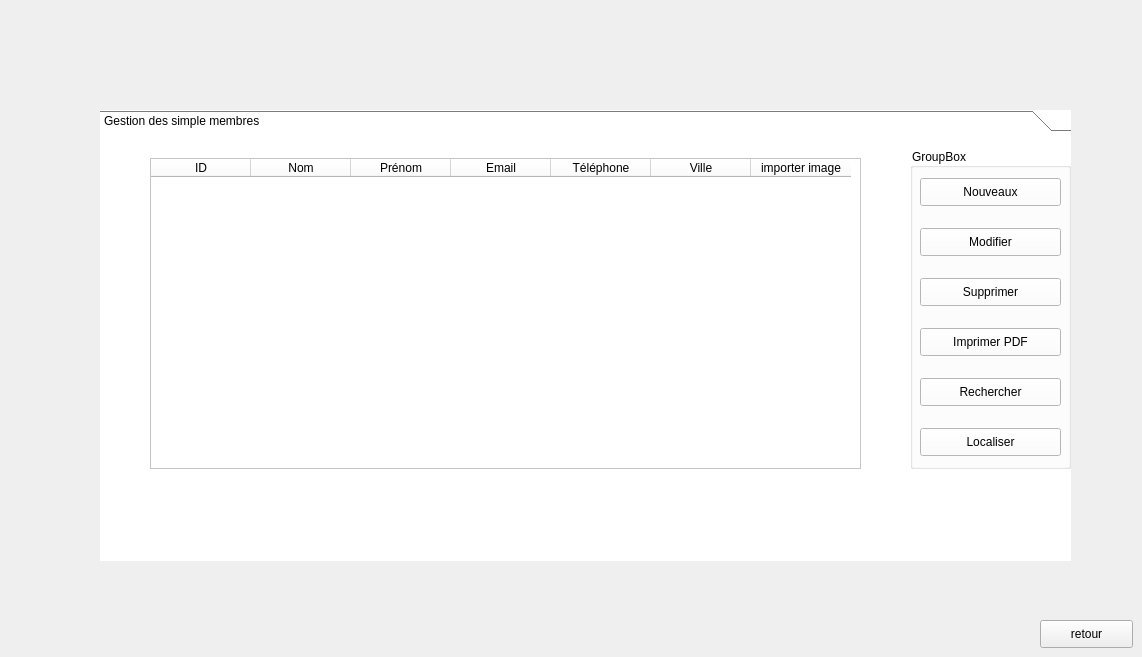
    <widget class="QWidget" name="simplemembre">
     <widget class="QToolBox" name="toolBox_5">
      <property name="geometry">
       <rect>
        <x>100</x>
        <y>110</y>
        <width>971</width>
        <height>451</height>
       </rect>
      </property>
      <property name="styleSheet">
       <string notr="true">background-color: rgb(255, 255, 255);</string>
      </property>
      <property name="currentIndex">
       <number>0</number>
      </property>
      <widget class="QWidget" name="page_11">
       <property name="geometry">
        <rect>
         <x>0</x>
         <y>0</y>
         <width>971</width>
         <height>421</height>
        </rect>
       </property>
       <attribute name="icon">
        <iconset>
         <normaloff>../Downloads/icons8-fournisseur-100.png</normaloff>../Downloads/icons8-fournisseur-100.png</iconset>
       </attribute>
       <attribute name="label">
        <string>Gestion des simple membres</string>
       </attribute>
       <widget class="QTableWidget" name="tableWidget_8">
        <property name="geometry">
         <rect>
          <x>50</x>
          <y>20</y>
          <width>711</width>
          <height>311</height>
         </rect>
        </property>
        <property name="styleSheet">
         <string notr="true">background-color: rgb(255, 255, 255);</string>
        </property>
        <column>
         <property name="text">
          <string>ID</string>
         </property>
        </column>
        <column>
         <property name="text">
          <string>Nom</string>
         </property>
        </column>
        <column>
         <property name="text">
          <string>Prénom</string>
         </property>
        </column>
        <column>
         <property name="text">
          <string>Email</string>
         </property>
        </column>
        <column>
         <property name="text">
          <string>Téléphone</string>
         </property>
        </column>
        <column>
         <property name="text">
          <string>Ville</string>
         </property>
        </column>
        <column>
         <property name="text">
          <string>importer image</string>
         </property>
        </column>
       </widget>
       <widget class="QGroupBox" name="groupBox_8">
        <property name="geometry">
         <rect>
          <x>810</x>
          <y>10</y>
          <width>161</width>
          <height>321</height>
         </rect>
        </property>
        <property name="title">
         <string>GroupBox</string>
        </property>
        <widget class="QPushButton" name="pushButton_31">
         <property name="geometry">
          <rect>
           <x>10</x>
           <y>30</y>
           <width>141</width>
           <height>28</height>
          </rect>
         </property>
         <property name="text">
          <string>Nouveaux</string>
         </property>
         <property name="icon">
          <iconset>
           <normaloff>../Downloads/icons8-add-user-male-100.png</normaloff>../Downloads/icons8-add-user-male-100.png</iconset>
         </property>
        </widget>
        <widget class="QPushButton" name="pushButton_32">
         <property name="geometry">
          <rect>
           <x>10</x>
           <y>80</y>
           <width>141</width>
           <height>28</height>
          </rect>
         </property>
         <property name="text">
          <string>Modifier</string>
         </property>
         <property name="icon">
          <iconset>
           <normaloff>../Downloads/icons8-registration-100.png</normaloff>../Downloads/icons8-registration-100.png</iconset>
         </property>
        </widget>
        <widget class="QPushButton" name="pushButton_33">
         <property name="geometry">
          <rect>
           <x>10</x>
           <y>130</y>
           <width>141</width>
           <height>28</height>
          </rect>
         </property>
         <property name="text">
          <string>Supprimer</string>
         </property>
         <property name="icon">
          <iconset>
           <normaloff>../Downloads/icons8-denied-100.png</normaloff>../Downloads/icons8-denied-100.png</iconset>
         </property>
        </widget>
        <widget class="QPushButton" name="pushButton_34">
         <property name="geometry">
          <rect>
           <x>10</x>
           <y>180</y>
           <width>141</width>
           <height>28</height>
          </rect>
         </property>
         <property name="text">
          <string>Imprimer PDF</string>
         </property>
         <property name="icon">
          <iconset>
           <normaloff>../Downloads/icons8-print-100.png</normaloff>../Downloads/icons8-print-100.png</iconset>
         </property>
        </widget>
        <widget class="QPushButton" name="pushButton_35">
         <property name="geometry">
          <rect>
           <x>10</x>
           <y>230</y>
           <width>141</width>
           <height>28</height>
          </rect>
         </property>
         <property name="text">
          <string>Rechercher</string>
         </property>
         <property name="icon">
          <iconset>
           <normaloff>../Downloads/icons8-search-100.png</normaloff>../Downloads/icons8-search-100.png</iconset>
         </property>
        </widget>
        <widget class="QPushButton" name="pushButton_36">
         <property name="geometry">
          <rect>
           <x>10</x>
           <y>280</y>
           <width>141</width>
           <height>28</height>
          </rect>
         </property>
         <property name="text">
          <string>Localiser</string>
         </property>
         <property name="icon">
          <iconset>
           <normaloff>../Downloads/icons8-location-100.png</normaloff>../Downloads/icons8-location-100.png</iconset>
         </property>
        </widget>
       </widget>
      </widget>
     </widget>
     <widget class="QPushButton" name="retour_adherant_2">
      <property name="geometry">
       <rect>
        <x>1040</x>
        <y>620</y>
        <width>93</width>
        <height>28</height>
       </rect>
      </property>
      <property name="text">
       <string>retour</string>
      </property>
     </widget>
    </widget>
